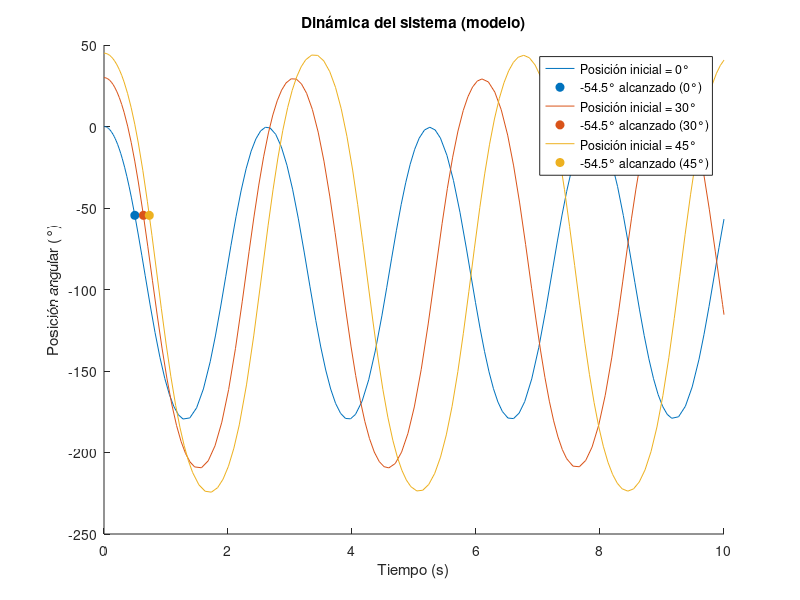

Write the MATLAB code that produced this figure.
clc;
clear all;

% Definir la función del sistema dinámico
function sis = modelo_sistema(t,x,u,I,C,Lm)
    % Estados
    x1 = x(1);
    x2 = x(2);
    % Entradas
    Fh = u;
    % Ecuaciones diferenciales
    dx1 = x2;
    dx2 = (C*cos(x1)+Fh*Lm)*(1/I);

    sis = [dx1;dx2];
end


% Definir la función de eventos
function [value,isterminal,direction] = myEventsFcn(t,x,umbral_angulo)
    value = x(1) - umbral_angulo; % Detectar cuando x(1) - umbral_angulo = 0
    isterminal = 0; % No detener la integración
    direction = 0; % Detectar todos los cruces por cero
end

% Intervalo de tiempo
tspan = [0 10];

% Parámetros del sistema
I = 0.0167;
C = -0.1326;
Lm = 0.3310;
u = 0; % Entrada constante

% Vector de ángulos en grados
angulos_grados = [0, 30, 45]; % Aquí puedes definir los ángulos que desees en grados

% Convertir los ángulos a radianes
angulos_radianes = angulos_grados * (pi / 180);

% Ángulo objetivo a alcanzar (puedes cambiar este valor para realizar diferentes pruebas)
angulo_objetivo = -54.5;  % Especificar el ángulo en grados
umbral_angulo = angulo_objetivo * (pi / 180);  % Convertir a radianes

% Colores para las gráficas
colores = lines(length(angulos_radianes));

% Inicializar la figura
figure;
hold on;

% Loop para diferentes condiciones iniciales (convertidos a radianes)
for i = 1:length(angulos_radianes)
    X0 = [angulos_radianes(i) 0];  % Condiciones iniciales [posición inicial en radianes, velocidad inicial]
    
    % Configurar opciones para la función de eventos
    options = odeset('Events', @(t,x)myEventsFcn(t,x,umbral_angulo));
    
    % Resolver la ecuación diferencial con detección de eventos
    [ts, y, te, ye, ie] = ode45(@(t,x)modelo_sistema(t,x,u,I,C,Lm), tspan, X0, options);
    
    % Graficar la posición angular en grados con su color correspondiente
    plot(ts, y(:,1)*57.2958, 'Color', colores(i,:), 'DisplayName', ['Posición inicial = ' num2str(angulos_grados(i)) '°']);
    
    % Verificar si se detectó el evento
    if ~isempty(te)
        tiempo_objetivo = te(1);
        disp(['El ángulo de ' num2str(angulo_objetivo) '° se alcanzó en ' num2str(tiempo_objetivo) ' segundos para la condición inicial de ' num2str(angulos_grados(i)) '°']);
        
        % Marcar en la gráfica el punto donde se alcanza el ángulo objetivo
        plot(tiempo_objetivo, ye(1)*57.2958, 'o', 'MarkerFaceColor', colores(i,:), 'MarkerEdgeColor', colores(i,:), ...
            'DisplayName', [num2str(angulo_objetivo) '° alcanzado (' num2str(angulos_grados(i)) '°)']);
    else
        disp(['El ángulo de ' num2str(angulo_objetivo) '° no se alcanzó para la condición inicial de ' num2str(angulos_grados(i)) '°']);
    end
end

% Añadir título y etiquetas
title('Dinámica del sistema (modelo)');
xlabel('Tiempo (s)');
ylabel('Posición angular (°)');

% Añadir leyenda
legend show;

hold off;


